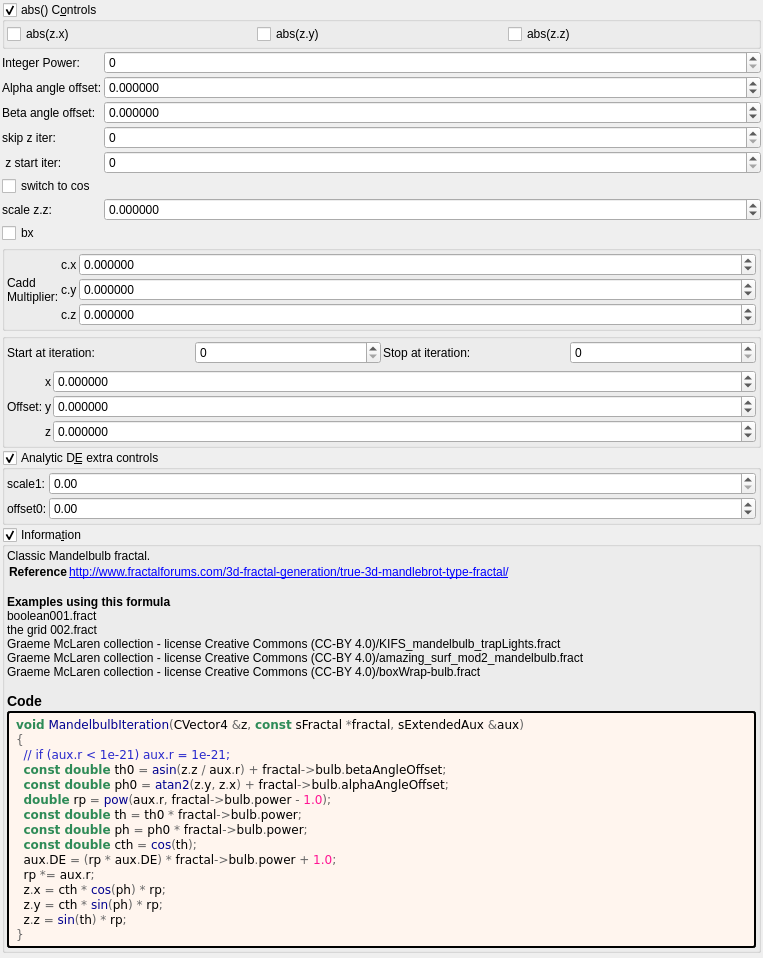
<?xml version="1.0" encoding="UTF-8"?>
<ui version="4.0">
 <class>Form</class>
 <widget class="QWidget" name="Form">
  <property name="geometry">
   <rect>
    <x>0</x>
    <y>0</y>
    <width>763</width>
    <height>958</height>
   </rect>
  </property>
  <property name="windowTitle">
   <string notr="true">mandelbulb</string>
  </property>
  <layout class="QVBoxLayout" name="verticalLayout">
   <property name="spacing">
    <number>2</number>
   </property>
   <property name="leftMargin">
    <number>2</number>
   </property>
   <property name="topMargin">
    <number>2</number>
   </property>
   <property name="rightMargin">
    <number>2</number>
   </property>
   <property name="bottomMargin">
    <number>2</number>
   </property>
   <item>
    <widget class="MyGroupBox" name="groupCheck_transf_function_enabled_false">
     <property name="toolTip">
      <string/>
     </property>
     <property name="title">
      <string>abs() C&amp;ontrols </string>
     </property>
     <property name="checkable">
      <bool>true</bool>
     </property>
     <layout class="QVBoxLayout" name="verticalLayout_54">
      <property name="spacing">
       <number>2</number>
      </property>
      <property name="leftMargin">
       <number>2</number>
      </property>
      <property name="topMargin">
       <number>2</number>
      </property>
      <property name="rightMargin">
       <number>2</number>
      </property>
      <property name="bottomMargin">
       <number>2</number>
      </property>
      <item>
       <layout class="QGridLayout" name="gridLayout_2">
        <item row="0" column="2">
         <widget class="MyCheckBox" name="checkBox_transf_function_enabledAz_false">
          <property name="text">
           <string notr="true">abs(z.z)</string>
          </property>
         </widget>
        </item>
        <item row="0" column="1">
         <widget class="MyCheckBox" name="checkBox_transf_function_enabledAy_false">
          <property name="text">
           <string notr="true">abs(z.y)</string>
          </property>
         </widget>
        </item>
        <item row="0" column="0">
         <widget class="MyCheckBox" name="checkBox_transf_function_enabledAx_false">
          <property name="text">
           <string notr="true">abs(z.x)</string>
          </property>
         </widget>
        </item>
       </layout>
      </item>
     </layout>
    </widget>
   </item>
   <item>
    <layout class="QGridLayout" name="gridLayout" columnstretch="0,1">
     <property name="spacing">
      <number>2</number>
     </property>
     <item row="1" column="1">
      <widget class="MyDoubleSpinBox" name="spinboxd_alpha_angle_offset">
       <property name="sizePolicy">
        <sizepolicy hsizetype="Minimum" vsizetype="Maximum">
         <horstretch>0</horstretch>
         <verstretch>0</verstretch>
        </sizepolicy>
       </property>
       <property name="prefix">
        <string/>
       </property>
       <property name="suffix">
        <string/>
       </property>
       <property name="decimals">
        <number>6</number>
       </property>
       <property name="minimum">
        <double>-36000.000000000000000</double>
       </property>
       <property name="maximum">
        <double>36000.000000000000000</double>
       </property>
       <property name="singleStep">
        <double>0.100000000000000</double>
       </property>
      </widget>
     </item>
     <item row="2" column="1">
      <widget class="MyDoubleSpinBox" name="spinboxd_beta_angle_offset">
       <property name="sizePolicy">
        <sizepolicy hsizetype="Minimum" vsizetype="Maximum">
         <horstretch>0</horstretch>
         <verstretch>0</verstretch>
        </sizepolicy>
       </property>
       <property name="prefix">
        <string/>
       </property>
       <property name="suffix">
        <string/>
       </property>
       <property name="decimals">
        <number>6</number>
       </property>
       <property name="minimum">
        <double>-36000.000000000000000</double>
       </property>
       <property name="maximum">
        <double>36000.000000000000000</double>
       </property>
       <property name="singleStep">
        <double>0.100000000000000</double>
       </property>
      </widget>
     </item>
     <item row="2" column="0">
      <widget class="QLabel" name="label_9">
       <property name="text">
        <string>Beta angle offset:</string>
       </property>
      </widget>
     </item>
     <item row="1" column="0">
      <widget class="QLabel" name="label_8">
       <property name="text">
        <string>Alpha angle offset:</string>
       </property>
      </widget>
     </item>
     <item row="0" column="0">
      <widget class="QLabel" name="label_7">
       <property name="text">
        <string>Integer Power:</string>
       </property>
      </widget>
     </item>
     <item row="0" column="1">
      <widget class="MySpinBox" name="spinboxInt_transf_int_2">
       <property name="sizePolicy">
        <sizepolicy hsizetype="Minimum" vsizetype="Maximum">
         <horstretch>0</horstretch>
         <verstretch>0</verstretch>
        </sizepolicy>
       </property>
       <property name="maximum">
        <number>999</number>
       </property>
      </widget>
     </item>
     <item row="4" column="1">
      <widget class="MySpinBox" name="spinboxInt_transf_start_iterations_A">
       <property name="sizePolicy">
        <sizepolicy hsizetype="Minimum" vsizetype="Maximum">
         <horstretch>0</horstretch>
         <verstretch>0</verstretch>
        </sizepolicy>
       </property>
       <property name="maximum">
        <number>999</number>
       </property>
      </widget>
     </item>
     <item row="7" column="0" rowspan="2">
      <widget class="QLabel" name="label_17">
       <property name="text">
        <string>scale z.z:</string>
       </property>
      </widget>
     </item>
     <item row="3" column="0">
      <widget class="QLabel" name="label_13">
       <property name="text">
        <string>skip z iter:</string>
       </property>
      </widget>
     </item>
     <item row="7" column="1" rowspan="2">
      <widget class="MyDoubleSpinBox" name="spinbox_transf_scale_1">
       <property name="sizePolicy">
        <sizepolicy hsizetype="Minimum" vsizetype="Maximum">
         <horstretch>0</horstretch>
         <verstretch>0</verstretch>
        </sizepolicy>
       </property>
       <property name="prefix">
        <string/>
       </property>
       <property name="suffix">
        <string/>
       </property>
       <property name="decimals">
        <number>6</number>
       </property>
       <property name="minimum">
        <double>-99.998999999999995</double>
       </property>
       <property name="maximum">
        <double>99.998999999999995</double>
       </property>
       <property name="singleStep">
        <double>0.100000000000000</double>
       </property>
      </widget>
     </item>
     <item row="6" column="0">
      <widget class="MyCheckBox" name="checkBox_transf_function_enabledBy_false">
       <property name="text">
        <string notr="true">switch to cos</string>
       </property>
      </widget>
     </item>
     <item row="4" column="0">
      <widget class="QLabel" name="label_18">
       <property name="text">
        <string> z start iter:</string>
       </property>
      </widget>
     </item>
     <item row="3" column="1">
      <widget class="MySpinBox" name="spinboxInt_transf_start_iterations">
       <property name="sizePolicy">
        <sizepolicy hsizetype="Minimum" vsizetype="Maximum">
         <horstretch>0</horstretch>
         <verstretch>0</verstretch>
        </sizepolicy>
       </property>
       <property name="maximum">
        <number>999</number>
       </property>
      </widget>
     </item>
     <item row="9" column="0">
      <widget class="MyCheckBox" name="checkBox_transf_function_enabledBx_false">
       <property name="text">
        <string notr="true">bx</string>
       </property>
      </widget>
     </item>
    </layout>
   </item>
   <item>
    <widget class="QGroupBox" name="groupBox_6">
     <property name="title">
      <string/>
     </property>
     <layout class="QVBoxLayout" name="verticalLayout_13">
      <property name="leftMargin">
       <number>2</number>
      </property>
      <property name="topMargin">
       <number>2</number>
      </property>
      <property name="rightMargin">
       <number>2</number>
      </property>
      <property name="bottomMargin">
       <number>2</number>
      </property>
      <item>
       <layout class="QGridLayout" name="gridLayout_25" columnstretch="0,0,1">
        <property name="spacing">
         <number>2</number>
        </property>
        <item row="2" column="1">
         <widget class="QLabel" name="label_111">
          <property name="text">
           <string notr="true">c.z</string>
          </property>
         </widget>
        </item>
        <item row="1" column="1">
         <widget class="QLabel" name="label_110">
          <property name="text">
           <string notr="true">c.y</string>
          </property>
         </widget>
        </item>
        <item row="0" column="2">
         <widget class="MyDoubleSpinBox" name="spinbox3_transf_constant_multiplierC_111_x">
          <property name="sizePolicy">
           <sizepolicy hsizetype="Minimum" vsizetype="Maximum">
            <horstretch>0</horstretch>
            <verstretch>0</verstretch>
           </sizepolicy>
          </property>
          <property name="prefix">
           <string/>
          </property>
          <property name="suffix">
           <string/>
          </property>
          <property name="decimals">
           <number>6</number>
          </property>
          <property name="minimum">
           <double>-99.989999999999995</double>
          </property>
          <property name="maximum">
           <double>99.989999999999995</double>
          </property>
          <property name="singleStep">
           <double>0.100000000000000</double>
          </property>
         </widget>
        </item>
        <item row="2" column="2">
         <widget class="MyDoubleSpinBox" name="spinbox3_transf_constant_multiplierC_111_z">
          <property name="sizePolicy">
           <sizepolicy hsizetype="Minimum" vsizetype="Maximum">
            <horstretch>0</horstretch>
            <verstretch>0</verstretch>
           </sizepolicy>
          </property>
          <property name="prefix">
           <string/>
          </property>
          <property name="suffix">
           <string/>
          </property>
          <property name="decimals">
           <number>6</number>
          </property>
          <property name="minimum">
           <double>-99.989999999999995</double>
          </property>
          <property name="maximum">
           <double>99.989999999999995</double>
          </property>
          <property name="singleStep">
           <double>0.100000000000000</double>
          </property>
         </widget>
        </item>
        <item row="0" column="1">
         <widget class="QLabel" name="label_109">
          <property name="text">
           <string notr="true">c.x</string>
          </property>
         </widget>
        </item>
        <item row="1" column="2">
         <widget class="MyDoubleSpinBox" name="spinbox3_transf_constant_multiplierC_111_y">
          <property name="sizePolicy">
           <sizepolicy hsizetype="Minimum" vsizetype="Maximum">
            <horstretch>0</horstretch>
            <verstretch>0</verstretch>
           </sizepolicy>
          </property>
          <property name="prefix">
           <string/>
          </property>
          <property name="suffix">
           <string/>
          </property>
          <property name="decimals">
           <number>6</number>
          </property>
          <property name="minimum">
           <double>-99.989999999999995</double>
          </property>
          <property name="maximum">
           <double>99.989999999999995</double>
          </property>
          <property name="singleStep">
           <double>0.100000000000000</double>
          </property>
         </widget>
        </item>
        <item row="0" column="0" rowspan="3">
         <widget class="QLabel" name="label_108">
          <property name="text">
           <string>Cadd
Multiplier:</string>
          </property>
         </widget>
        </item>
       </layout>
      </item>
     </layout>
    </widget>
   </item>
   <item>
    <widget class="QGroupBox" name="groupBox_5">
     <property name="title">
      <string/>
     </property>
     <layout class="QVBoxLayout" name="verticalLayout_10">
      <property name="leftMargin">
       <number>2</number>
      </property>
      <property name="topMargin">
       <number>2</number>
      </property>
      <property name="rightMargin">
       <number>2</number>
      </property>
      <property name="bottomMargin">
       <number>2</number>
      </property>
      <item>
       <layout class="QGridLayout" name="gridLayout_69">
        <property name="spacing">
         <number>2</number>
        </property>
        <item row="1" column="2">
         <widget class="QLabel" name="label_259">
          <property name="text">
           <string>Stop at iteration:</string>
          </property>
         </widget>
        </item>
        <item row="1" column="3">
         <widget class="MySpinBox" name="spinboxInt_transf_stop_iterations_G">
          <property name="sizePolicy">
           <sizepolicy hsizetype="Minimum" vsizetype="Maximum">
            <horstretch>0</horstretch>
            <verstretch>0</verstretch>
           </sizepolicy>
          </property>
          <property name="maximum">
           <number>999</number>
          </property>
         </widget>
        </item>
        <item row="1" column="1">
         <widget class="MySpinBox" name="spinboxInt_transf_start_iterations_G">
          <property name="sizePolicy">
           <sizepolicy hsizetype="Minimum" vsizetype="Maximum">
            <horstretch>0</horstretch>
            <verstretch>0</verstretch>
           </sizepolicy>
          </property>
          <property name="maximum">
           <number>999</number>
          </property>
         </widget>
        </item>
        <item row="1" column="0">
         <widget class="QLabel" name="label_260">
          <property name="text">
           <string>Start at iteration:</string>
          </property>
         </widget>
        </item>
       </layout>
      </item>
      <item>
       <layout class="QGridLayout" name="gridLayout_70" columnstretch="0,0,0,1">
        <property name="spacing">
         <number>2</number>
        </property>
        <item row="0" column="2">
         <widget class="QLabel" name="label_121">
          <property name="text">
           <string notr="true">x</string>
          </property>
         </widget>
        </item>
        <item row="1" column="1">
         <widget class="QLabel" name="label_261">
          <property name="text">
           <string>Offset:</string>
          </property>
         </widget>
        </item>
        <item row="2" column="2">
         <widget class="QLabel" name="label_122">
          <property name="text">
           <string notr="true">z</string>
          </property>
         </widget>
        </item>
        <item row="1" column="2">
         <widget class="QLabel" name="label_115">
          <property name="text">
           <string notr="true">y</string>
          </property>
         </widget>
        </item>
        <item row="0" column="3">
         <widget class="MyDoubleSpinBox" name="spinbox3_transf_offset_000_x">
          <property name="sizePolicy">
           <sizepolicy hsizetype="Minimum" vsizetype="Maximum">
            <horstretch>0</horstretch>
            <verstretch>0</verstretch>
           </sizepolicy>
          </property>
          <property name="prefix">
           <string/>
          </property>
          <property name="suffix">
           <string/>
          </property>
          <property name="decimals">
           <number>6</number>
          </property>
          <property name="minimum">
           <double>-99.989999999999995</double>
          </property>
          <property name="maximum">
           <double>99.989999999999995</double>
          </property>
          <property name="singleStep">
           <double>0.100000000000000</double>
          </property>
         </widget>
        </item>
        <item row="1" column="3">
         <widget class="MyDoubleSpinBox" name="spinbox3_transf_offset_000_y">
          <property name="sizePolicy">
           <sizepolicy hsizetype="Minimum" vsizetype="Maximum">
            <horstretch>0</horstretch>
            <verstretch>0</verstretch>
           </sizepolicy>
          </property>
          <property name="prefix">
           <string/>
          </property>
          <property name="suffix">
           <string/>
          </property>
          <property name="decimals">
           <number>6</number>
          </property>
          <property name="minimum">
           <double>-99.989999999999995</double>
          </property>
          <property name="maximum">
           <double>99.989999999999995</double>
          </property>
          <property name="singleStep">
           <double>0.100000000000000</double>
          </property>
         </widget>
        </item>
        <item row="2" column="3">
         <widget class="MyDoubleSpinBox" name="spinbox3_transf_offset_000_z">
          <property name="sizePolicy">
           <sizepolicy hsizetype="Minimum" vsizetype="Maximum">
            <horstretch>0</horstretch>
            <verstretch>0</verstretch>
           </sizepolicy>
          </property>
          <property name="prefix">
           <string/>
          </property>
          <property name="suffix">
           <string/>
          </property>
          <property name="decimals">
           <number>6</number>
          </property>
          <property name="minimum">
           <double>-99.989999999999995</double>
          </property>
          <property name="maximum">
           <double>99.989999999999995</double>
          </property>
          <property name="singleStep">
           <double>0.100000000000000</double>
          </property>
         </widget>
        </item>
       </layout>
      </item>
     </layout>
    </widget>
   </item>
   <item>
    <widget class="MyGroupBox" name="groupCheck_analyticDE_enabled_false">
     <property name="title">
      <string>Analytic D&amp;E extra controls</string>
     </property>
     <property name="checkable">
      <bool>true</bool>
     </property>
     <layout class="QVBoxLayout" name="verticalLayout_14" stretch="0">
      <property name="spacing">
       <number>2</number>
      </property>
      <property name="leftMargin">
       <number>2</number>
      </property>
      <property name="topMargin">
       <number>2</number>
      </property>
      <property name="rightMargin">
       <number>2</number>
      </property>
      <property name="bottomMargin">
       <number>2</number>
      </property>
      <item>
       <layout class="QGridLayout" name="gridLayout_27" columnstretch="0,0,1">
        <property name="spacing">
         <number>2</number>
        </property>
        <item row="1" column="2">
         <widget class="MyDoubleSpinBox" name="spinbox_analyticDE_offset_0">
          <property name="sizePolicy">
           <sizepolicy hsizetype="Minimum" vsizetype="Maximum">
            <horstretch>0</horstretch>
            <verstretch>0</verstretch>
           </sizepolicy>
          </property>
          <property name="prefix">
           <string/>
          </property>
          <property name="suffix">
           <string/>
          </property>
          <property name="decimals">
           <number>2</number>
          </property>
          <property name="minimum">
           <double>-99.989999999999995</double>
          </property>
          <property name="maximum">
           <double>99.989999999999995</double>
          </property>
          <property name="singleStep">
           <double>0.100000000000000</double>
          </property>
         </widget>
        </item>
        <item row="1" column="1">
         <widget class="QLabel" name="label_178">
          <property name="text">
           <string>offset0:</string>
          </property>
         </widget>
        </item>
        <item row="0" column="1">
         <widget class="QLabel" name="label_182">
          <property name="text">
           <string>scale1:</string>
          </property>
         </widget>
        </item>
        <item row="0" column="2">
         <widget class="MyDoubleSpinBox" name="spinbox_analyticDE_scale_1">
          <property name="sizePolicy">
           <sizepolicy hsizetype="Minimum" vsizetype="Maximum">
            <horstretch>0</horstretch>
            <verstretch>0</verstretch>
           </sizepolicy>
          </property>
          <property name="prefix">
           <string/>
          </property>
          <property name="suffix">
           <string/>
          </property>
          <property name="decimals">
           <number>2</number>
          </property>
          <property name="minimum">
           <double>0.000000000000000</double>
          </property>
          <property name="maximum">
           <double>99.989999999999995</double>
          </property>
          <property name="singleStep">
           <double>0.100000000000000</double>
          </property>
         </widget>
        </item>
       </layout>
      </item>
     </layout>
    </widget>
   </item>
   <item>
    <widget class="MyGroupBox" name="groupCheck_info">
     <property name="title">
      <string>Informa&amp;tion</string>
     </property>
     <property name="flat">
      <bool>false</bool>
     </property>
     <property name="checkable">
      <bool>true</bool>
     </property>
     <layout class="QVBoxLayout" name="verticalLayout_2">
      <property name="spacing">
       <number>2</number>
      </property>
      <property name="leftMargin">
       <number>2</number>
      </property>
      <property name="topMargin">
       <number>2</number>
      </property>
      <property name="rightMargin">
       <number>2</number>
      </property>
      <property name="bottomMargin">
       <number>2</number>
      </property>
      <item>
       <widget class="QLabel" name="label_information_general">
        <property name="text">
         <string notr="true">&lt;p&gt;Classic Mandelbulb fractal.&lt;/p&gt;&lt;table&gt;
&lt;tr&gt;&lt;th&gt;Reference&lt;/th&gt;&lt;td&gt;&lt;a href=&quot;http://www.fractalforums.com/3d-fractal-generation/true-3d-mandlebrot-type-fractal/&quot;&gt;http://www.fractalforums.com/3d-fractal-generation/true-3d-mandlebrot-type-fractal/&lt;br&gt;
&lt;/td&gt;&lt;/tr&gt;
&lt;/table&gt;
&lt;br&gt;&lt;b&gt;Examples using this formula&lt;/b&gt;&lt;br&gt;boolean001.fract&lt;br&gt;the grid 002.fract&lt;br&gt;Graeme McLaren  collection - license Creative Commons  (CC-BY 4.0)/KIFS_mandelbulb_trapLights.fract&lt;br&gt;Graeme McLaren  collection - license Creative Commons  (CC-BY 4.0)/amazing_surf_mod2_mandelbulb.fract&lt;br&gt;Graeme McLaren  collection - license Creative Commons  (CC-BY 4.0)/boxWrap-bulb.fract&lt;h3&gt;Code&lt;/h3&gt;</string>
        </property>
        <property name="wordWrap">
         <bool>true</bool>
        </property>
        <property name="openExternalLinks">
         <bool>true</bool>
        </property>
        <property name="textInteractionFlags">
         <set>Qt::LinksAccessibleByMouse|Qt::TextSelectableByMouse</set>
        </property>
       </widget>
      </item>
      <item>
       <widget class="QLabel" name="label_code_content">
        <property name="styleSheet">
         <string notr="true">border-style: outset; border-width: 2px; border-radius: 3px; border-color: black; background-color: #fff5ee; padding: 4px;</string>
        </property>
        <property name="text">
         <string notr="true">&lt;body style=&quot;background-color:#fff5ee&quot;&gt;
&lt;pre style=&quot;color:#000000; background-color:#fff5ee;  font-family:'Courier New',monospace;&quot;&gt;&lt;span style=&quot;color:#2e8b57; font-weight:bold&quot;&gt;void&lt;/span&gt; &lt;span style=&quot;color:#00008f&quot;&gt;MandelbulbIteration&lt;/span&gt;&lt;span style=&quot;color:#676767&quot;&gt;(&lt;/span&gt;CVector4 &lt;span style=&quot;color:#676767&quot;&gt;&amp;amp;&lt;/span&gt;z&lt;span style=&quot;color:#676767&quot;&gt;,&lt;/span&gt; &lt;span style=&quot;color:#2e8b57; font-weight:bold&quot;&gt;const&lt;/span&gt; sFractal &lt;span style=&quot;color:#676767&quot;&gt;*&lt;/span&gt;fractal&lt;span style=&quot;color:#676767&quot;&gt;,&lt;/span&gt; sExtendedAux &lt;span style=&quot;color:#676767&quot;&gt;&amp;amp;&lt;/span&gt;aux&lt;span style=&quot;color:#676767&quot;&gt;)&lt;/span&gt;
&lt;span style=&quot;color:#676767&quot;&gt;{&lt;/span&gt;
  &lt;span style=&quot;color:#2929cc&quot;&gt;// if (aux.r &amp;lt; 1e-21) aux.r = 1e-21;&lt;/span&gt;
  &lt;span style=&quot;color:#2e8b57; font-weight:bold&quot;&gt;const double&lt;/span&gt; th0 &lt;span style=&quot;color:#676767&quot;&gt;=&lt;/span&gt; &lt;span style=&quot;color:#00008f&quot;&gt;asin&lt;/span&gt;&lt;span style=&quot;color:#676767&quot;&gt;(&lt;/span&gt;z&lt;span style=&quot;color:#676767&quot;&gt;.&lt;/span&gt;z &lt;span style=&quot;color:#676767&quot;&gt;/&lt;/span&gt; aux&lt;span style=&quot;color:#676767&quot;&gt;.&lt;/span&gt;r&lt;span style=&quot;color:#676767&quot;&gt;) +&lt;/span&gt; fractal&lt;span style=&quot;color:#676767&quot;&gt;-&amp;gt;&lt;/span&gt;bulb&lt;span style=&quot;color:#676767&quot;&gt;.&lt;/span&gt;betaAngleOffset&lt;span style=&quot;color:#676767&quot;&gt;;&lt;/span&gt;
  &lt;span style=&quot;color:#2e8b57; font-weight:bold&quot;&gt;const double&lt;/span&gt; ph0 &lt;span style=&quot;color:#676767&quot;&gt;=&lt;/span&gt; &lt;span style=&quot;color:#00008f&quot;&gt;atan2&lt;/span&gt;&lt;span style=&quot;color:#676767&quot;&gt;(&lt;/span&gt;z&lt;span style=&quot;color:#676767&quot;&gt;.&lt;/span&gt;y&lt;span style=&quot;color:#676767&quot;&gt;,&lt;/span&gt; z&lt;span style=&quot;color:#676767&quot;&gt;.&lt;/span&gt;x&lt;span style=&quot;color:#676767&quot;&gt;) +&lt;/span&gt; fractal&lt;span style=&quot;color:#676767&quot;&gt;-&amp;gt;&lt;/span&gt;bulb&lt;span style=&quot;color:#676767&quot;&gt;.&lt;/span&gt;alphaAngleOffset&lt;span style=&quot;color:#676767&quot;&gt;;&lt;/span&gt;
  &lt;span style=&quot;color:#2e8b57; font-weight:bold&quot;&gt;double&lt;/span&gt; rp &lt;span style=&quot;color:#676767&quot;&gt;=&lt;/span&gt; &lt;span style=&quot;color:#00008f&quot;&gt;pow&lt;/span&gt;&lt;span style=&quot;color:#676767&quot;&gt;(&lt;/span&gt;aux&lt;span style=&quot;color:#676767&quot;&gt;.&lt;/span&gt;r&lt;span style=&quot;color:#676767&quot;&gt;,&lt;/span&gt; fractal&lt;span style=&quot;color:#676767&quot;&gt;-&amp;gt;&lt;/span&gt;bulb&lt;span style=&quot;color:#676767&quot;&gt;.&lt;/span&gt;power &lt;span style=&quot;color:#676767&quot;&gt;-&lt;/span&gt; &lt;span style=&quot;color:#ff1493&quot;&gt;1.0&lt;/span&gt;&lt;span style=&quot;color:#676767&quot;&gt;);&lt;/span&gt;
  &lt;span style=&quot;color:#2e8b57; font-weight:bold&quot;&gt;const double&lt;/span&gt; th &lt;span style=&quot;color:#676767&quot;&gt;=&lt;/span&gt; th0 &lt;span style=&quot;color:#676767&quot;&gt;*&lt;/span&gt; fractal&lt;span style=&quot;color:#676767&quot;&gt;-&amp;gt;&lt;/span&gt;bulb&lt;span style=&quot;color:#676767&quot;&gt;.&lt;/span&gt;power&lt;span style=&quot;color:#676767&quot;&gt;;&lt;/span&gt;
  &lt;span style=&quot;color:#2e8b57; font-weight:bold&quot;&gt;const double&lt;/span&gt; ph &lt;span style=&quot;color:#676767&quot;&gt;=&lt;/span&gt; ph0 &lt;span style=&quot;color:#676767&quot;&gt;*&lt;/span&gt; fractal&lt;span style=&quot;color:#676767&quot;&gt;-&amp;gt;&lt;/span&gt;bulb&lt;span style=&quot;color:#676767&quot;&gt;.&lt;/span&gt;power&lt;span style=&quot;color:#676767&quot;&gt;;&lt;/span&gt;
  &lt;span style=&quot;color:#2e8b57; font-weight:bold&quot;&gt;const double&lt;/span&gt; cth &lt;span style=&quot;color:#676767&quot;&gt;=&lt;/span&gt; &lt;span style=&quot;color:#00008f&quot;&gt;cos&lt;/span&gt;&lt;span style=&quot;color:#676767&quot;&gt;(&lt;/span&gt;th&lt;span style=&quot;color:#676767&quot;&gt;);&lt;/span&gt;
  aux&lt;span style=&quot;color:#676767&quot;&gt;.&lt;/span&gt;DE &lt;span style=&quot;color:#676767&quot;&gt;= (&lt;/span&gt;rp &lt;span style=&quot;color:#676767&quot;&gt;*&lt;/span&gt; aux&lt;span style=&quot;color:#676767&quot;&gt;.&lt;/span&gt;DE&lt;span style=&quot;color:#676767&quot;&gt;) *&lt;/span&gt; fractal&lt;span style=&quot;color:#676767&quot;&gt;-&amp;gt;&lt;/span&gt;bulb&lt;span style=&quot;color:#676767&quot;&gt;.&lt;/span&gt;power &lt;span style=&quot;color:#676767&quot;&gt;+&lt;/span&gt; &lt;span style=&quot;color:#ff1493&quot;&gt;1.0&lt;/span&gt;&lt;span style=&quot;color:#676767&quot;&gt;;&lt;/span&gt;
  rp &lt;span style=&quot;color:#676767&quot;&gt;*=&lt;/span&gt; aux&lt;span style=&quot;color:#676767&quot;&gt;.&lt;/span&gt;r&lt;span style=&quot;color:#676767&quot;&gt;;&lt;/span&gt;
  z&lt;span style=&quot;color:#676767&quot;&gt;.&lt;/span&gt;x &lt;span style=&quot;color:#676767&quot;&gt;=&lt;/span&gt; cth &lt;span style=&quot;color:#676767&quot;&gt;*&lt;/span&gt; &lt;span style=&quot;color:#00008f&quot;&gt;cos&lt;/span&gt;&lt;span style=&quot;color:#676767&quot;&gt;(&lt;/span&gt;ph&lt;span style=&quot;color:#676767&quot;&gt;) *&lt;/span&gt; rp&lt;span style=&quot;color:#676767&quot;&gt;;&lt;/span&gt;
  z&lt;span style=&quot;color:#676767&quot;&gt;.&lt;/span&gt;y &lt;span style=&quot;color:#676767&quot;&gt;=&lt;/span&gt; cth &lt;span style=&quot;color:#676767&quot;&gt;*&lt;/span&gt; &lt;span style=&quot;color:#00008f&quot;&gt;sin&lt;/span&gt;&lt;span style=&quot;color:#676767&quot;&gt;(&lt;/span&gt;ph&lt;span style=&quot;color:#676767&quot;&gt;) *&lt;/span&gt; rp&lt;span style=&quot;color:#676767&quot;&gt;;&lt;/span&gt;
  z&lt;span style=&quot;color:#676767&quot;&gt;.&lt;/span&gt;z &lt;span style=&quot;color:#676767&quot;&gt;=&lt;/span&gt; &lt;span style=&quot;color:#00008f&quot;&gt;sin&lt;/span&gt;&lt;span style=&quot;color:#676767&quot;&gt;(&lt;/span&gt;th&lt;span style=&quot;color:#676767&quot;&gt;) *&lt;/span&gt; rp&lt;span style=&quot;color:#676767&quot;&gt;;&lt;/span&gt;
&lt;span style=&quot;color:#676767&quot;&gt;}&lt;/span&gt;
&lt;/pre&gt;
&lt;/body&gt;</string>
        </property>
        <property name="wordWrap">
         <bool>true</bool>
        </property>
        <property name="openExternalLinks">
         <bool>true</bool>
        </property>
        <property name="textInteractionFlags">
         <set>Qt::LinksAccessibleByMouse|Qt::TextSelectableByMouse</set>
        </property>
       </widget>
      </item>
     </layout>
    </widget>
   </item>
   <item>
    <spacer name="verticalSpacer">
     <property name="orientation">
      <enum>Qt::Vertical</enum>
     </property>
     <property name="sizeHint" stdset="0">
      <size>
       <width>20</width>
       <height>40</height>
      </size>
     </property>
    </spacer>
   </item>
  </layout>
 </widget>
 <customwidgets>
  <customwidget>
   <class>MyGroupBox</class>
   <extends>QGroupBox</extends>
   <header>my_group_box.h</header>
   <container>1</container>
  </customwidget>
  <customwidget>
   <class>MyDoubleSpinBox</class>
   <extends>QDoubleSpinBox</extends>
   <header>my_double_spin_box.h</header>
  </customwidget>
  <customwidget>
   <class>MyCheckBox</class>
   <extends>QCheckBox</extends>
   <header>my_check_box.h</header>
  </customwidget>
  <customwidget>
   <class>MySpinBox</class>
   <extends>QSpinBox</extends>
   <header>my_spin_box.h</header>
  </customwidget>
 </customwidgets>
 <tabstops>
  <tabstop>spinboxd_alpha_angle_offset</tabstop>
  <tabstop>spinboxd_beta_angle_offset</tabstop>
 </tabstops>
 <resources/>
 <connections/>
</ui>
